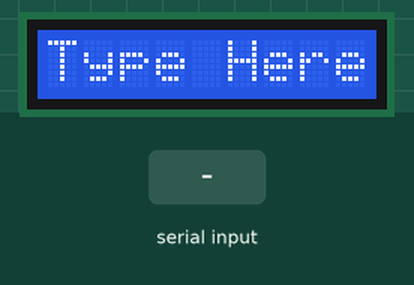
Simulated run of this sketch. Board: Arduino Uno, built with avr-gcc and run on an emulated ATmega328P. Parts: 9×1 character LCD. The inputs (shaded band) are chosen by the test bench.

Above: at 9.2 s.
9.3 s: "1" received over Serial
At 10.0 s:
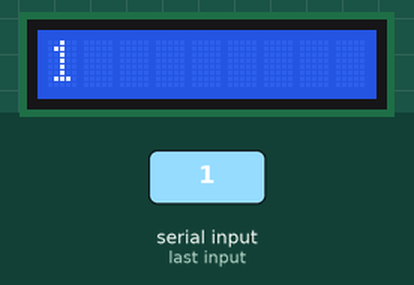
10.9 s: "0" received over Serial
At 12.2 s:
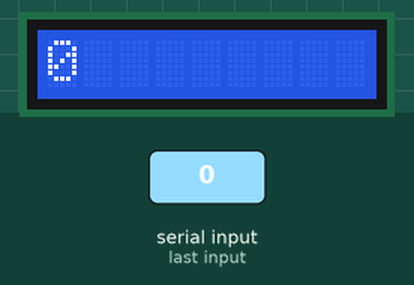
12.5 s: "2" received over Serial
At 13.6 s:
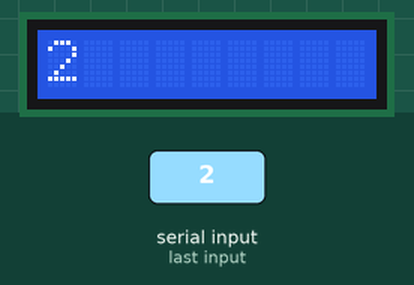
Timing chart, 0 to 15.5 s (numbered marks = the images above; inputs shaded):
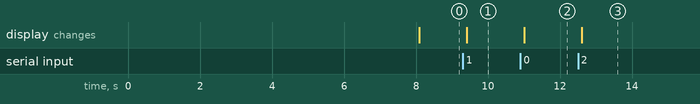

The sketch:

I2C9X1tester.ino
```cpp
/* YourDuino.com Example Software Sketch
 16 character 2 line I2C Display
 Backpack Interface labelled "A0 A1 A2" at lower right.
 ..and
 Backpack Interface labelled "YwRobot Arduino LCM1602 IIC V1"
 MOST use address 0x27, a FEW use 0x3F
 terry@yourduino.com */

/*-----( Import needed libraries )-----*/
#include <Wire.h>  // Comes with Arduino IDE
// Get the LCD I2C Library here:
// https://bitbucket.org/fmalpartida/new-liquidcrystal/downloads
// Move any other LCD libraries to another folder or delete them
// See Library "Docs" folder for possible commands etc.
#include <LiquidCrystal_I2C.h>

/*-----( Declare Constants )-----*/
/*-----( Declare objects )-----*/
// set the LCD address to 0x27 for a 16 chars 2 line display
// A FEW use address 0x3F
// Set the pins on the I2C chip used for LCD connections:
//                    addr, en,rw,rs,d4,d5,d6,d7,bl,blpol
LiquidCrystal_I2C lcd(0x10); //, 2, 1, 0, 4, 5, 6, 7, 3, POSITIVE);  // Set the LCD I2C address

/*-----( Declare Variables )-----*/
//NONE

void setup()   /*----( SETUP: RUNS ONCE )----*/
{
  Serial.begin(9600);  // Used to type in characters

  lcd.begin(9,1);   // initialize the lcd for 16 chars 2 lines, turn on backlight

/* ------- Quick 3 blinks of backlight  -------------
  for(int i = 0; i< 3; i++)
  {
    lcd.backlight();
    delay(250);
    lcd.noBacklight();
    delay(250);
  }
  lcd.backlight(); finish with backlight on  */

//-------- Write characters on the display ------------------
// NOTE: Cursor Position: (CHAR, LINE) start at 0
  lcd.setCursor(0,0); //Start at character 4 on line 0
  lcd.print("ArduinoSR");
// delay(1000);
//  lcd.setCursor(0,1);
//  lcd.print("HI!YourDuino.com");
  delay(8000);

// Wait and then tell user they can start the Serial Monitor and type in characters to
// Display. (Set Serial Monitor option to "No Line Ending")
  lcd.clear();
  lcd.setCursor(0,0); //Start at character 0 on line 0
  lcd.print("Type Here");
//  lcd.setCursor(0,1);
//  lcd.print("Type to display");


}/*--(end setup )---*/


void loop()   /*----( LOOP: RUNS CONSTANTLY )----*/
{
  {
    // when characters arrive over the serial port...
    if (Serial.available()) {
      // wait a bit for the entire message to arrive
      delay(100);
      // clear the screen
      lcd.clear();
      // read all the available characters
      while (Serial.available() > 0) {
        // display each character to the LCD
        lcd.write(Serial.read());
      }
    }
  }

}/* --(end main loop )-- */


/* ( THE END ) */
```

Measured:
- after the input at 9.3 s, the display: changes after 0.10 s (image 1)
- after the input at 10.9 s, the display: changes after 0.10 s (image 2)
- after the input at 12.5 s, the display: changes after 0.10 s (image 3)
